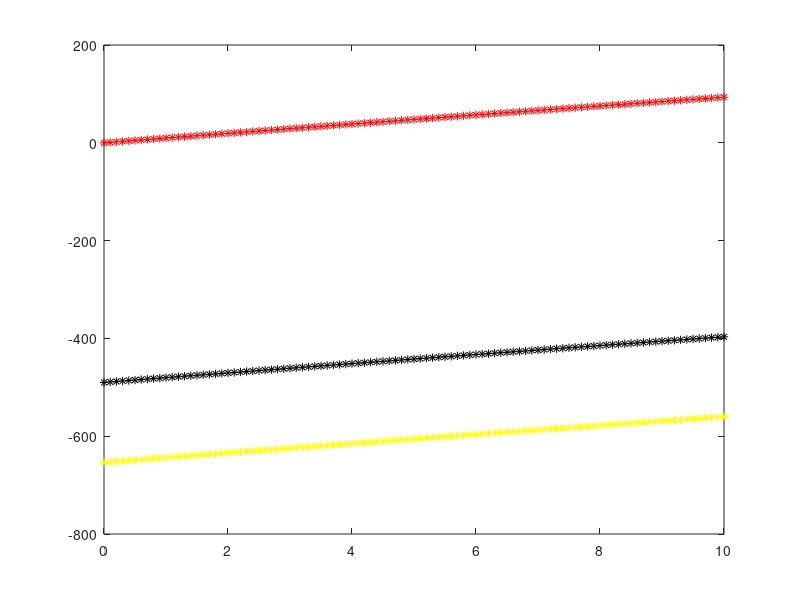

The MATLAB source for this figure:
clear all;
close all;
clf;
c=0.1;
c2=0.2;
c3=0.3;
t=0:.1:10;
g=9.8;
m=10;
veld=(m*g/c)-(m*g/c)*exp(-c*t/m);
veld2=(m*g/c2)-(m*g/c)*exp(-c*t/m);
veld3=(m*g/c3)-(m*g/c)*exp(-c*t/m);
plot(t,veld,'r*',t,veld2,'k*',t,veld3,'y*')